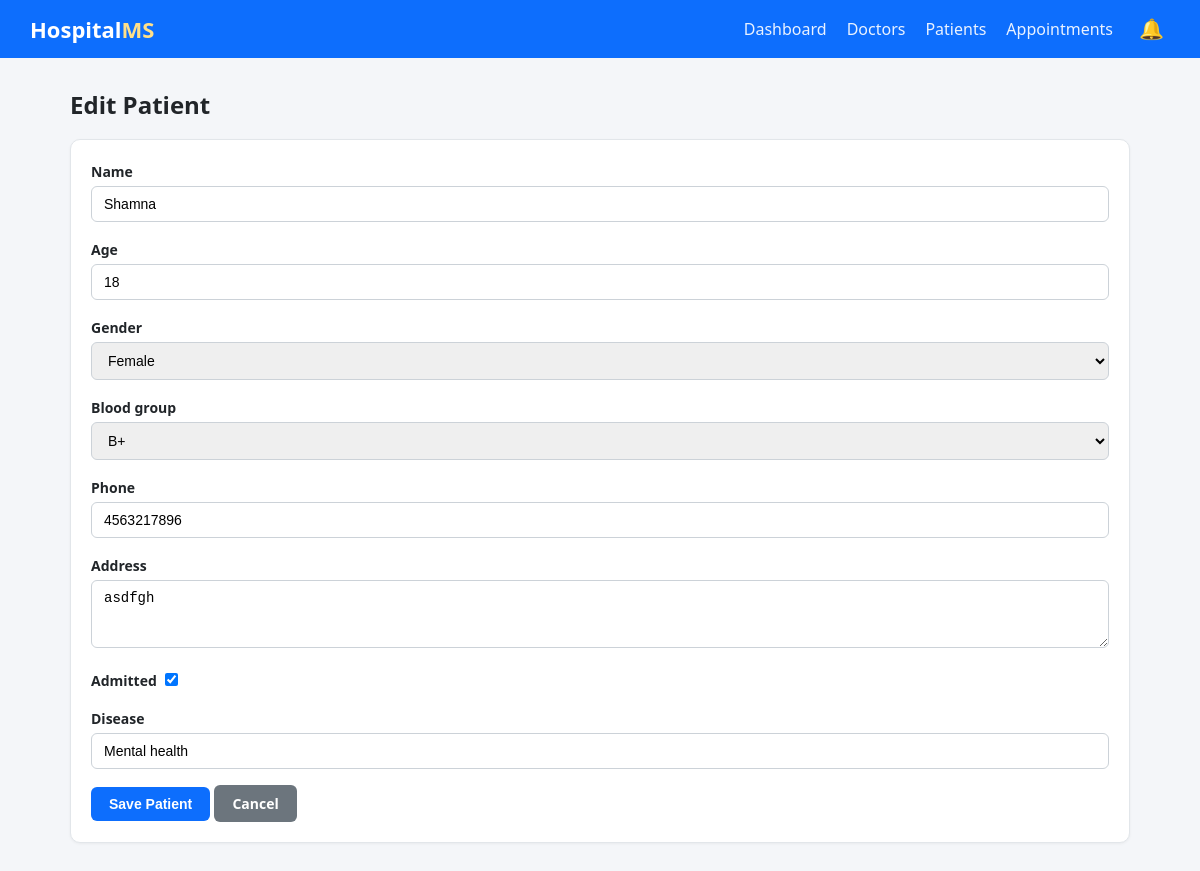
Page /patients/1/edit/ on the committed database.
### hospital/models.py (models this page shows, shortened)
class Patient(models.Model):
    GENDER_CHOICES = [
        ('M', 'Male'),
        ('F', 'Female'),
        ('O', 'Other'),
    ]
    BLOOD_GROUP_CHOICES = [
        ('A+', 'A+'), ('A-', 'A-'),
        ('B+', 'B+'), ('B-', 'B-'),
        ('AB+', 'AB+'), ('AB-', 'AB-'),
        ('O+', 'O+'), ('O-', 'O-'),
    ]
    name = models.CharField(max_length=100)
    age = models.PositiveIntegerField()
    gender = models.CharField(max_length=1, choices=GENDER_CHOICES)
    blood_group = models.CharField(max_length=3, choices=BLOOD_GROUP_CHOICES, blank=True)
    phone = models.CharField(max_length=15)
    address = models.TextField(blank=True)
    admitted = models.BooleanField(default=False)
    disease = models.CharField(max_length=200, blank=True, help_text="Diagnosis / reason for visit")
    registered_on = models.DateTimeField(auto_now_add=True)
    class Meta:
        ordering = ['-registered_on']

### hospital/views.py (the view, shortened to what this page needs)
# urls.py: path('patients/<int:pk>/edit/', views.PatientUpdateView.as_view(), name='patient-edit'),
class PatientUpdateView(UpdateView):
    model = Patient
    form_class = PatientForm
    template_name = 'hospital/patient_form.html'
    success_url = reverse_lazy('patient-list')

### hospital/forms.py
class PatientForm(forms.ModelForm):
    class Meta:
        model = Patient
        fields = ['name', 'age', 'gender', 'blood_group', 'phone', 'address', 'admitted', 'disease']
        widgets = {
            'name': forms.TextInput(attrs={'class': 'form-control', 'placeholder': 'Full name'}),
            'age': forms.NumberInput(attrs={'class': 'form-control'}),
            'gender': forms.Select(attrs={'class': 'form-control'}),
            'blood_group': forms.Select(attrs={'class': 'form-control'}),
            'phone': forms.TextInput(attrs={'class': 'form-control', 'placeholder': 'Phone number'}),
            'address': forms.Textarea(attrs={'class': 'form-control', 'rows': 3}),
            'admitted': forms.CheckboxInput(attrs={'class': 'form-check-input'}),
            'disease': forms.TextInput(attrs={'class': 'form-control', 'placeholder': 'Diagnosis / reason'}),
        }

### hospital/context_processors.py (called while the page is built)
def notifications(request):
    latest = Notification.objects.all()[:8]
    unread_count = Notification.objects.filter(is_read=False).count()
    return {
        'nav_notifications': latest,
        'nav_unread_count': unread_count,
    }

### hospital/templates/hospital/patient_form.html (shortened to what this page needs)
{% extends 'hospital/base.html' %}
{% block content %}
    <div class="page-header">
        <h1>{% if object %}Edit Patient{% else %}Register Patient{% endif %}</h1>
    </div>
    <div class="card">
        <form method="post">
            {% for field in form %}
                <div class="form-group">
                    <label for="{{ field.id_for_label }}">{{ field.label }}</label>
                    {{ field }}
                </div>
            {% endfor %}
            <button type="submit" class="btn">Save Patient</button>
            <a href="{% url 'patient-list' %}" class="btn btn-secondary">Cancel</a>
        </form>
    </div>
{% endblock %}

### hospital/static/hospital/css/style.css (style rules this page uses)
:root { --primary: #0d6efd; --primary-dark: #0b5ed7; --success: #198754; --danger: #dc3545; --warning: #ffc107; --bg: #f4f6f9; --card-bg: #ffffff; --text: #212529; --muted: #6c757d; --border: #e2e6ea; }
* { box-sizing: border-box; }
body { margin: 0; font-family: 'Segoe UI', Arial, sans-serif; background: var(--bg); color: var(--text); }
.card { background: var(--card-bg); border: 1px solid var(--border); border-radius: 10px; padding: 20px; margin-bottom: 20px; box-shadow: 0 1px 3px rgba(0,0,0,0.05); }
.page-header { display: flex; justify-content: space-between; align-items: center; flex-wrap: wrap; gap: 10px; margin-bottom: 18px; }
.page-header h1 { margin: 0; font-size: 24px; }
.btn { display: inline-block; padding: 9px 18px; border-radius: 6px; border: none; background: var(--primary); color: #fff; text-decoration: none; font-weight: 600; cursor: pointer; font-size: 14px; }
.btn-secondary { background: var(--muted); }
.form-control { width: 100%; padding: 9px 12px; border: 1px solid #ccd2d8; border-radius: 6px; font-size: 14px; margin-top: 4px; }
.form-group { margin-bottom: 16px; }
.form-group label { font-weight: 600; font-size: 14px; }

### rows in the picture
Patient: form "Shamna" "18" "Female" "B+" "4563217896" "asdfgh" "☑" "Mental health"

### other values in the picture
{{ field.label }} "Name" "Age" "Gender" "Blood group" "Phone" "Address" "Admitted" "Disease"
